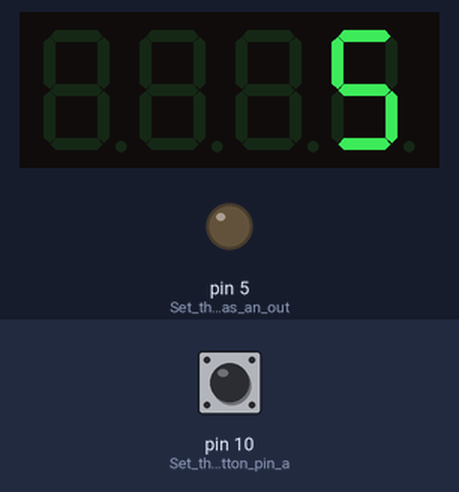
A sketch run on a simulated Arduino Uno, built with avr-gcc and run on an emulated ATmega328P. On the bench: 4-digit seven-segment display, output pins drawn as LEDs (lit = HIGH). Inputs (shaded band) come from the test bench; at power-on: pin 10 (Set_the_push_button_pin_a) HIGH. Random numbers use the default seed unless the sketch sets one.

Above: at 0.1 s.
At 7.1 s:
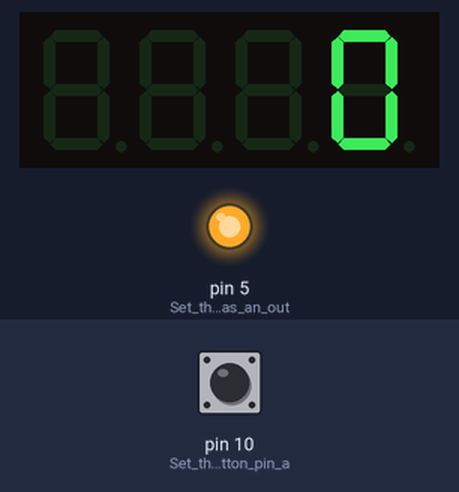
7.2 s: pin 10 (Set_the_push_button_pin_a) pulled LOW for 0.15 s
At 8.2 s:
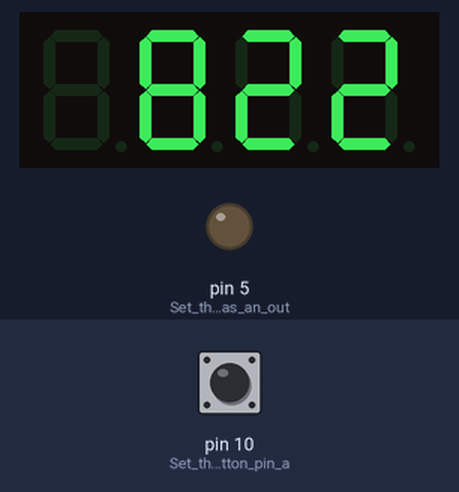
Timing chart, 0 to 10.2 s (numbered marks = the images above; inputs shaded):
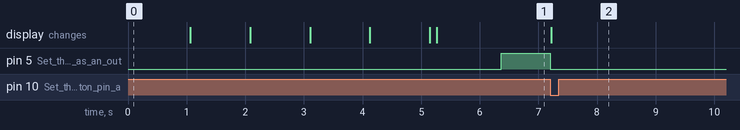

The sketch:

BrainDelayTest.ino
```cpp
/*

Arduino code for a game where a LED turns on at a random time and the user has to press a button to turn it off,
while the time it took to turn it off is displayed on a 4-digit 7-segment display.
*/
#include <TM1637Display.h>
TM1637Display display = TM1637Display(6, 7); // Create a display object for the 4-digit 7-segment display and specify the pins

// Variables for push button, LED and delay time
int push;
int DELAY;
int Delay[11]={0,0,0,0,0,0,0,0,0,0}; // Array for storing the last 10 delay times
int counter=-1; // Counter for indexing the Delay array

void setup() {
pinMode(5,OUTPUT); // Set the LED pin as an output
pinMode(10,INPUT_PULLUP); // Set the push button pin as an input with a pull-up resistor
display.clear(); // Clear the display
randomSeed(analogRead(0)); // Set the random seed based on an analog read value
push=1; // Initialize the push button state
}

void loop() {
// Countdown from 5 on the 4-digit 7-segment display
display.setBrightness(5);
for(int i=5;i>0;i--){
display.showNumberDec(i);
delay(1000);
}
display.clear();

// Generate a random number between 1 and 50 and turn on the LED after that many iterations
int randInt=random(1,50);
for(int i=0;i<50;i++){
delay(100);
if(i==randInt){
digitalWrite(5,1); // Turn on the LED
// Wait for the push button to be pressed and record the delay time
for(int j=0;j<3000;j++){
delay(1);
push=digitalRead(10);
if(push==0){
counter++; // Increment the counter
digitalWrite(5,0); // Turn off the LED
DELAY=j; // Record the delay time
break; // Exit the loop
}
}
digitalWrite(5,0); // Turn off the LED
}
Delay[counter]=DELAY; // Store the delay time in the Delay array
// Show the last delay time on the 4-digit 7-segment display
if(counter<10){
display.showNumberDec(DELAY);
delay(1000);
}
// Calculate and show the average delay time on the 4-digit 7-segment display
if(counter==10){
for(int i=0;i<10;i++){
Delay[10]+=Delay[i]; // Add up all the delay times
Delay[10]=Delay[10]/10; // Divide by 10 to get the average delay time
}
}
}
}
```

Measured:
- after the input at 7.2 s, the display: changes at once (image 2)
